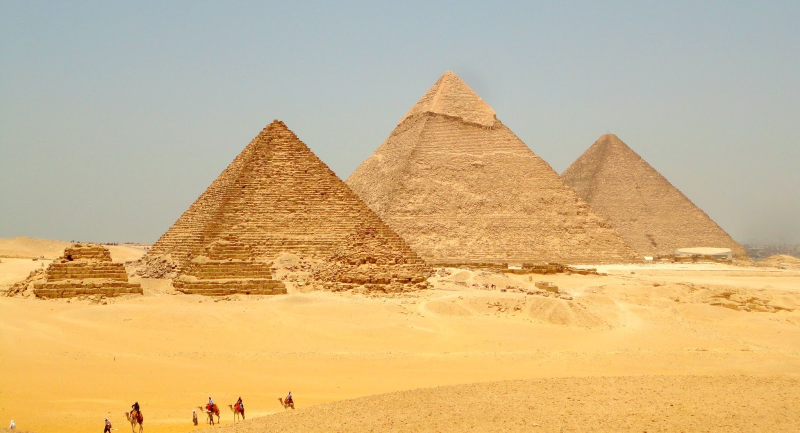
#> input picture SDC2_Manipulacion-imagenes/figuras/giza.jpg, 1600 x 866 px (shown at 1/2 size)
$ jupyter execute SDC_2-Parte1_Alejandro_Santoscoy.ipynb
#> lines starting #> are read from the running program, lines starting #| are printed output that depends on the picture; after the words box and inside, x2 and y2 are one past the last pixel; in counts of white or black regions, pixels touching at a corner belong together
# Parte 1

# 0. Librerías básicas

Importando librería báscias en esta Notebook

[cell 1]
import matplotlib.pyplot as plt
import numpy as np
import cv2 as cv

## 1. Abrir una imagen

### 1.1 "Hola mundo" (Método oficial)

Al ejecutar esta celda se abre un ventana externa, es necesario cerrar esa ventana para continuar la ejecución de las siguientes celdas

[cell 2]
img = cv.imread("figuras/giza.jpg")
#> img is the input picture: shape (866, 1600, 3); mean B, G, R 133.5, 181, 209
cv.imshow("Imagen de piramides de Giza", img)
cv.waitKey()
cv.destroyAllWindows()

### 1.2 "Hola mundo" (Recomendado para openCV en Jupyter)

[cell 3]
img = cv.imread("figuras/giza.jpg")
img = cv.cvtColor(img, cv.COLOR_BGR2RGB)
plt.imshow(img)
plt.show()

Mostrando datos de la imagen

[cell 4]
img = cv.imread("figuras/giza.jpg")
print("Función shape", img.shape)
#| Función shape (866, 1600, 3)
print("alto: ", img.shape[0], " pixeles")
#| alto:  866  pixeles
print("ancho: ", img.shape[1], " pixeles")
#| ancho:  1600  pixeles
print("canales: ", img.shape[2])
#| canales:  3

## 2. Conversión a escala de grises en openCV

[cell 5]
img = cv.imread("figuras/giza.jpg")
img_gray = cv.cvtColor(img, cv.COLOR_BGR2GRAY)
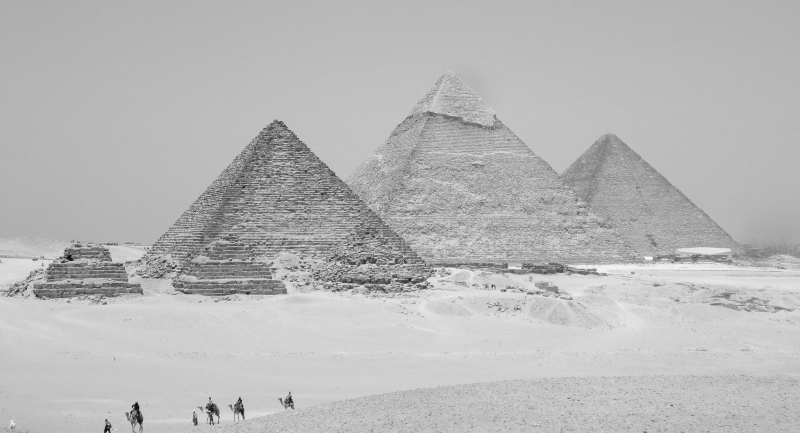
#> img_gray: shape (866, 1600) (shown at 1/2 size); min 5, max 250, mean 184
plt.imshow(img_gray, cmap="gray")
plt.show()

Agregando rejilla y barra de color

[cell 6]
img = cv.imread("figuras/giza.jpg")
img_gray = cv.cvtColor(img, cv.COLOR_BGR2GRAY)
plt.imshow(img_gray, cmap="gray")
plt.colorbar()
plt.grid()
plt.show()
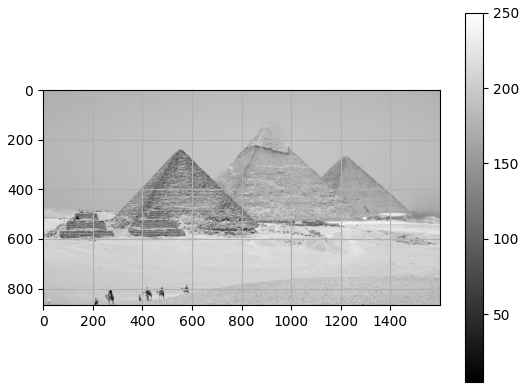
#> figure drawn by matplotlib, 2 panels

Mostrando propiedades

[cell 7]
print("Función shape", img_gray.shape)
#| Función shape (866, 1600)
print("alto: ", img_gray.shape[0], " pixeles")
#| alto:  866  pixeles
print("ancho: ", img_gray.shape[1], " pixeles")
#| ancho:  1600  pixeles

## 3. Modificando partes de una imagen

[cell 8]
print("Valor del pixel en la fila 0, columna 0 es: ", img_gray[0,0])
#| Valor del pixel en la fila 0, columna 0 es:  172
print("Valor del pixel en la fila 70, columna 250 es: ", img_gray[70, 250])
#| Valor del pixel en la fila 70, columna 250 es:  180

[cell 9]
plt.figure(figsize=(14,14))
img_gray[0,0] = 0
#> img_gray: shape (866, 1600); under 0.01% of pixels changed, all inside (x1, y1, x2, y2) = (0, 0, 1, 1)
img_gray[70, 250] = 0
#> img_gray: shape (866, 1600); min 0, max 250, mean 184
plt.imshow(img_gray, cmap="gray")
plt.grid()
plt.show()

[cell 10]
img_gray[0:300, 800:1000] = 0
img_gray[600:700, 1200:1300] = 255
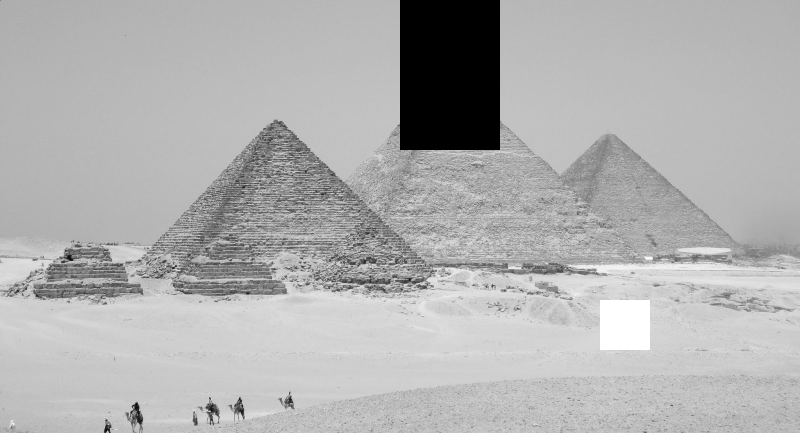
#> img_gray: shape (866, 1600) (shown at 1/2 size); min 0, max 255, mean 176.4
plt.imshow(img_gray, cmap="gray")
plt.grid()
plt.plot()

[cell 11]
corner = img_gray[0:300, 600:1200]
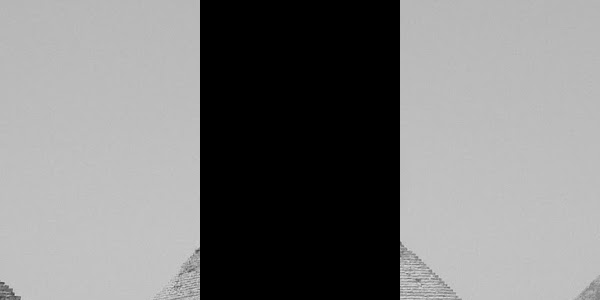
#> corner: shape (300, 600); min 0, max 218, mean 125.5
plt.imshow(corner, cmap="gray")
plt.show()

Cargando nuevamente la imagen

[cell 12]
img = cv.imread("figuras/giza.jpg")
img_gray = cv.cvtColor(img, cv.COLOR_BGR2GRAY)
corner = img_gray[0:300, 600:1200]
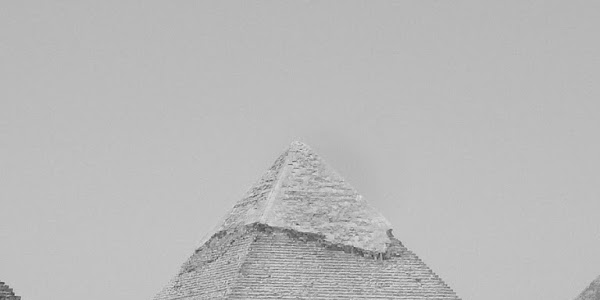
#> corner: shape (300, 600); min 55, max 228, mean 185.9
plt.imshow(corner,cmap="gray")
plt.plot()

## 4. Filtros

Aplicando el filtro de media

[cell 13]
img = cv.imread("figuras/giza.jpg")
img_gray = cv.cvtColor(img, cv.COLOR_BGR2GRAY)
img_fmedia = cv.blur(img_gray, (3,3))
plt.imshow(img_fmedia, cmap="gray")
plt.show()

Aplicando filtro de mediana

[cell 14]
img = cv.imread("figuras/giza.jpg")
img_gray = cv.cvtColor(img, cv.COLOR_BGR2GRAY)
img_fmediana = cv.medianBlur(img_gray, 3)
plt.imshow(img_fmediana, cmap="gray")
plt.show()

Aplicando filtro Gaussiano

[cell 15]
img = cv.imread("figuras/giza.jpg")
img_gray = cv.cvtColor(img, cv.COLOR_BGR2GRAY)
img_gauss = cv.GaussianBlur(img_gray, (3,3),0)
plt.imshow(img_gauss, cmap="gray")
plt.show()

## 5. Thresholding

[cell 16]
plt.figure(figsize=(14,14))
img = cv.imread("figuras/giza.jpg")
img_gray = cv.cvtColor(img, cv.COLOR_BGR2GRAY)
img_gauss = cv.GaussianBlur(img_gray, (3, 3), 0)
thr, img_thr = cv.threshold(img_gauss, 172, 255, cv.THRESH_BINARY)
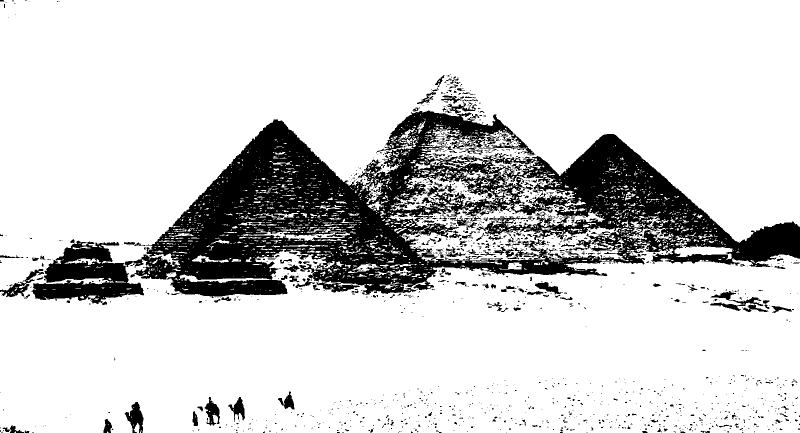
#> img_thr: shape (866, 1600) (shown at 1/2 size); 82.7% white; 1496 black regions (1279 under 20 px), largest, box (x1, y1, x2, y2) and area: (62, 221, 1600, 610) 214297, (249, 804, 287, 866) 1219, (0, 538, 88, 594) 1195
plt.imshow(img_thr,cmap="gray")
plt.show()

## 6. Resize o cambio de tamaño

[cell 17]
img = cv.imread("figuras/giza.jpg")
img_gray = cv.cvtColor(img, cv.COLOR_BGR2GRAY)
img_gauss = cv.GaussianBlur(img_gray, (3,3), 0)
thr, img_thr = cv.threshold(img_gauss, 172, 255, cv.THRESH_BINARY)
alto = img.shape[0]
#> alto = 866
ancho = img.shape[1]
#> ancho = 1600
ratio = 0.2
img_r = cv.resize(img_thr, (int(ancho*ratio),int(alto*ratio)), interpolation=cv.INTER_NEAREST)
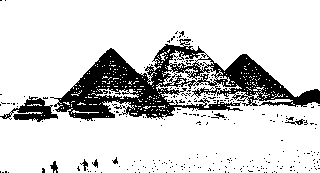
#> img_r: shape (173, 320); 82.8% white; 264 black regions (256 under 20 px), largest, box (x1, y1, x2, y2) and area: (50, 39, 320, 121) 8135, (0, 96, 58, 122) 641, (50, 161, 58, 173) 51
plt.imshow(img_r, cmap="gray")
plt.show()

## 7. Todas las operaciones

Procesamiento de imagen

[cell 18]
img = cv.imread("figuras/giza.jpg")
img = cv.cvtColor(img, cv.COLOR_BGR2RGB)
img_gray = cv.cvtColor(img, cv.COLOR_RGB2GRAY)
img_gauss = cv.GaussianBlur(img_gray,(3,3),0)
thr, img_thr = cv.threshold(img_gauss, 172, 255, cv.THRESH_BINARY)
alto = img.shape[0]
ancho = img.shape[1]
ratio = 0.2
img_r = cv.resize(img_thr, (int(ancho*ratio), int(alto*ratio)), interpolation = cv.INTER_NEAREST)

Mostrar los resultados del procesamiento

[cell 19]
plt.figure(figsize=(10,6))
plt.subplot(2,3,1)
plt.imshow(img)
plt.title("Imagen original")
plt.subplot(2,3,2)
plt.imshow(img_gray, cmap="gray")
plt.title("Imagen en escala de gris")
plt.subplot(2,3,3)
plt.imshow(img_gauss, cmap="gray")
plt.title("Imagen con filtro Gaussiano")
plt.subplot(2,3,4)
plt.imshow(img_thr, cmap="gray")
plt.title("Imagen con Thresholding")
plt.subplot(2,3,5)
plt.imshow(img_r, cmap="gray")
plt.title("Imagen con ratio = 0.2")
plt.plot()
